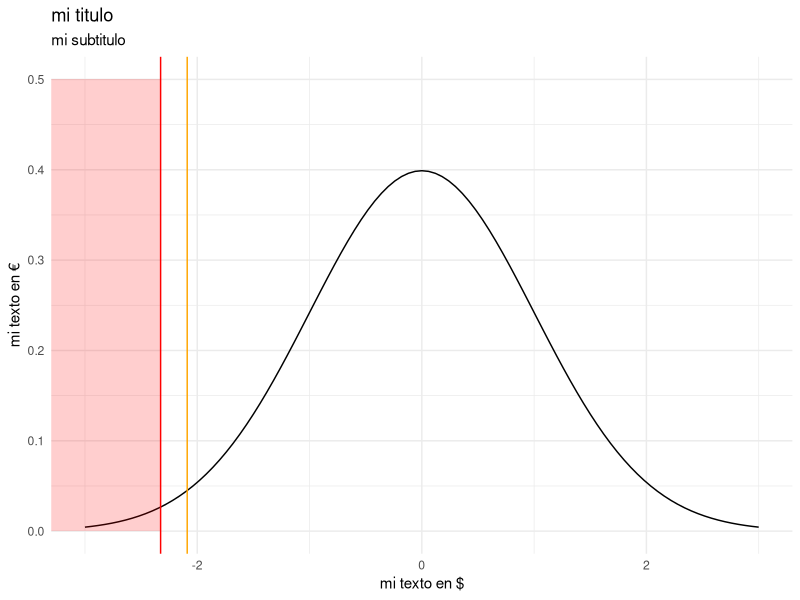
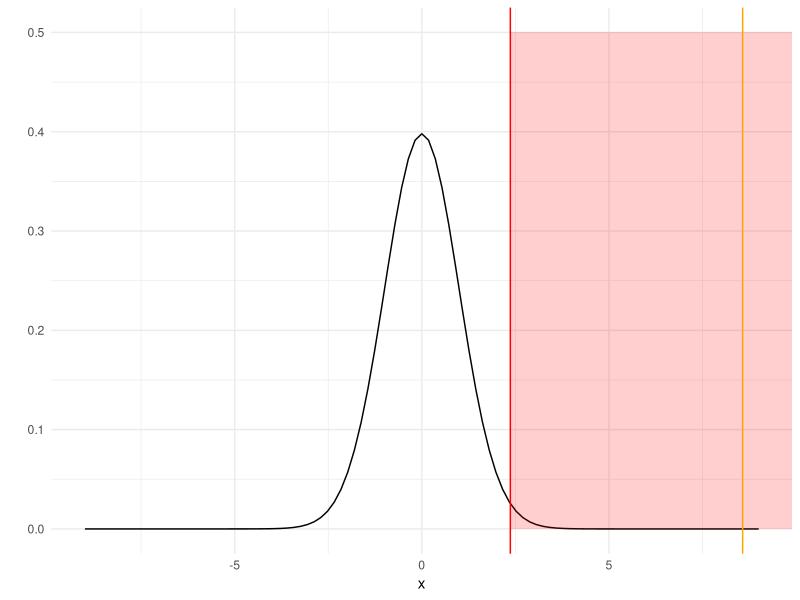
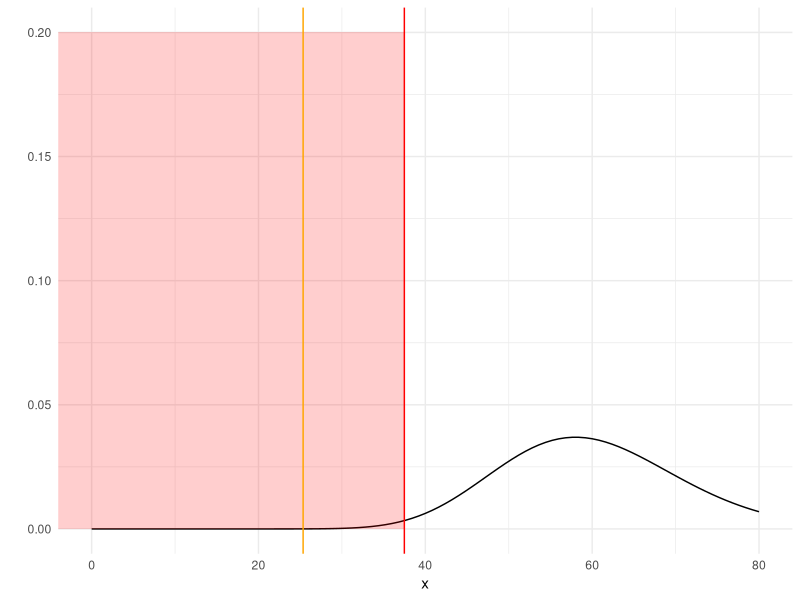
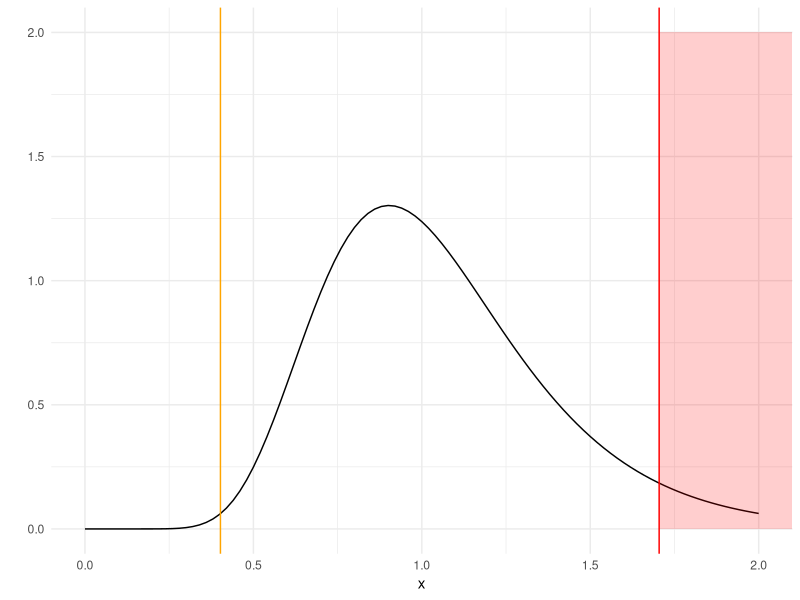

These figures' R source, in order:
## ---- chunk 1
library(tidyverse)

ggplot(data = data.frame(x = c(-3, 3)), aes(x)) +
  stat_function(fun = dnorm, n = 101, args = list(mean = 0, sd = 1)) + 
  theme_minimal() +
  labs(x = "mi texto en $", 
       y = "mi texto en €", 
       title = "mi titulo", 
       subtitle = "mi subtitulo") +
  geom_vline(xintercept = -2.3263, color = "red") +
  geom_rect(aes(xmin=-Inf,xmax=-2.3263,ymin=0,ymax=.5),alpha=0.1,fill="red")+
  geom_vline(xintercept = -2.0894, color = "orange")
## ---- chunk 2
library(tidyverse)
ggplot(data = data.frame(x = c(-9, 9)), aes(x)) +
  stat_function(fun = dt, n = 101, args = list(df = 99)) + 
  ylab("")+
  theme_minimal() +
  geom_vline(xintercept = 2.3646, color = "red")+
  geom_rect(aes(xmin=2.3646,xmax=Inf,ymin=0,ymax=.5),alpha=0.1,fill="red")+
  geom_vline(xintercept = 8.5714, color = "orange")
## ---- chunk 3
library(tidyverse)
ggplot(data = data.frame(x = c(0, 80)), aes(x)) +
  stat_function(fun = dchisq, n = 101, args = list(df = 60)) + 
  ylab("")+
  theme_minimal() +
  geom_vline(xintercept = 37.4849, color = "red")+
  geom_rect(aes(xmin=-Inf,xmax=37.4849,ymin=0,ymax=.2),alpha=0.1,fill="red")+
  geom_vline(xintercept = 25.35, color = "orange")
## ---- chunk 4
library(tidyverse)
ggplot(data = data.frame(x = c(0, 2)), aes(x)) +
  stat_function(fun = df, args = list(df1 = 39, df2 = 39)) + 
  ylab("")+
  theme_minimal() +
  geom_vline(xintercept = 1.704465, color = "red")+
  geom_rect(aes(xmin=1.704465,xmax=Inf,ymin=0,ymax=2),alpha=0.1,fill="red")+
  geom_vline(xintercept = 0.4021739, color = "orange")
